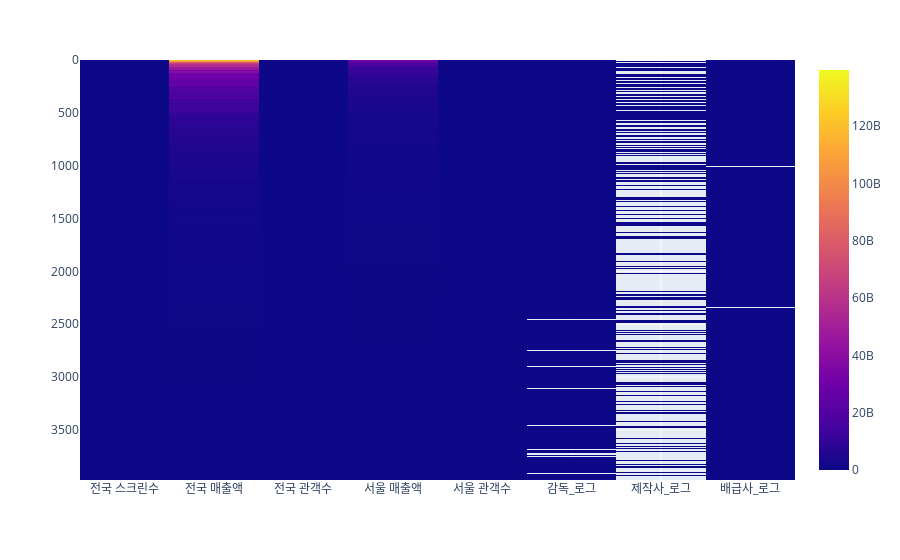

Notebook cell for this chart:
### Code cell
fig = px.imshow(c, text_auto=True)
fig.show()

### Figure 1 — Plotly figure (JSON) as saved in the notebook; plotly's stock layout.template omitted (floating-point values rounded to 4 significant figures; data arrays with more than 128 entries replaced by an {"elided": "..."} marker saying what was removed)
{"data": [{"coloraxis": "coloraxis", "hovertemplate": "x: %{x}<br>y: %{y}<br>color: %{z}<extra></extra>", "name": "0", "texttemplate": "%{z}", "type": "heatmap", "x": ["전국 스크린수", "전국 매출액", "전국 관객수", "서울 매출액", "서울 관객수", "감독_로그", "제작사_로그", "배급사_로그"], "xaxis": "x", "y": {"elided": "3975 int values"}, "yaxis": "y", "z": {"elided": "3975x8 float values"}}], "layout": {"coloraxis": {"colorscale": [[0, "#0d0887"], [0.1111, "#46039f"], [0.2222, "#7201a8"], [0.3333, "#9c179e"], [0.4444, "#bd3786"], [0.5556, "#d8576b"], [0.6667, "#ed7953"], [0.7778, "#fb9f3a"], [0.8889, "#fdca26"], [1, "#f0f921"]]}, "margin": {"t": 60}, "xaxis": {"anchor": "y", "constrain": "domain", "domain": [0, 1], "scaleanchor": "y"}, "yaxis": {"anchor": "x", "autorange": "reversed", "constrain": "domain", "domain": [0, 1]}}}
